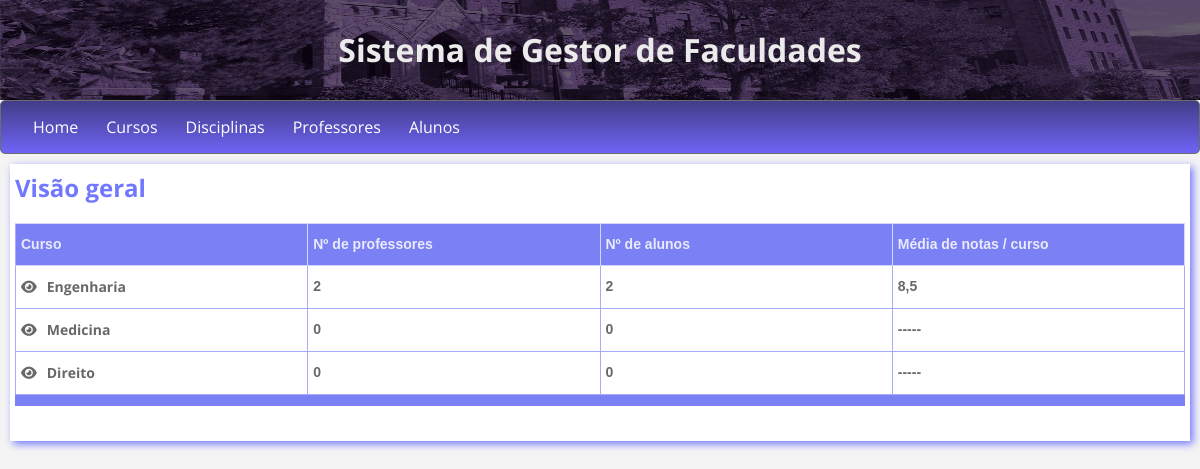
The page / on the database its author committed.
### cursos/models.py (models this page shows, shortened)
class Curso(models.Model):
    nome = models.CharField(max_length=50)

### cursos/views.py (the view)
# urls.py: path('',views.indexar, name='index'),
def indexar(request):
    cursos = Curso.objects.all()
    todos_professores = Professor.objects.all()
    todos_alunos = Aluno.objects.all()
    todas_notas = Nota.objects.all()
    contexto = {
        'chave_cursos' : cursos,
        'chave_professores' : todos_professores,
        'chave_alunos' : todos_alunos,
        'chave_notas' : todas_notas
    }
    return render(request, 'index.html', contexto)

### disciplinas/templatetags/custom_tags.py (called while the page is built)
@register.simple_tag
def get_professores(curso, chave_professores):
    count = 0
    for professor in chave_professores:
        if professor.disciplina:
            if professor.disciplina.curso == curso:
                count+=1
    if count:
        return count
    else:
        return 0

@register.simple_tag
def get_alunos(curso, chave_alunos):
    count = 0
    for aluno in chave_alunos:
        if aluno.curso == curso:
            count+=1
    if count:
        return count
    else:
        return 0

@register.simple_tag
def get_media_por_curso(curso, chave_notas):
    lista = []
    for nota in chave_notas:
        if nota.aluno.curso == curso:
            lista.append(nota.nota)
    if lista:
        return round(mean(lista), 1)
    else:
        return '-----'

### templates/index.html
{% extends 'base.html' %}
{% load static %}
{% load custom_tags %}
{% block content %}
<h2 class="titulo-1">Visão geral</h2>
<table class="tg">
    <colgroup>
    <col>
    </colgroup>
    <thead>
      <tr>
        <th style="border-left: 1px solid #a7abfc;" class="tg-y6cf">Curso</th>
        <th class="tg-y6cf">Nº de professores</th>
        <th class="tg-y6cf">Nº de alunos</th>
        <th class="tg-y6cf">Média de notas / curso</th>
      </tr>
    </thead>
    <tbody>
        {% if not chave_cursos %}
        <tr>
          <td class="tg-0lax"></td>
          <td class="tg-0lax"></td>
          <td class="tg-0lax"></td>
          <td class="tg-0lax"></td>
        </tr>
        {% else %}
          {% for curso in chave_cursos %}
          {% get_professores curso chave_professores as numero_professores %}
          {% get_alunos curso chave_alunos as numero_alunos %}
          {% get_media_por_curso curso chave_notas as media_notas_curso %}
            <tr>
              <td class="tg-0lax texto-tabela clear"> <a href="{% url 'entrando_curso' curso.id %}"> <i class="fas fa-eye visualizar"></i>{{curso.nome}} </a> </td>
              <td class="tg-0lax texto-tabela">{{numero_professores}}</td>
              <td class="tg-0lax texto-tabela">{{numero_alunos}}</td>
              <td class="tg-0lax texto-tabela">{{media_notas_curso}}</td>
            </tr>
          {% endfor %}
        {% endif %}
    </tbody>
    <tfoot class="tb-foot">
        <tr>
          <th class="tg-y6cf"></td>
          <th class="tg-y6cf"></td>
          <th class="tg-y6cf"></td>
          <th class="tg-y6cf"></td>
        </tr>
    </tfoot>
</table>
{% endblock %}

### static_dir/site.css (style rules this page uses)
body { margin: 0px; min-width: 368px; background-color: rgba(221, 221, 221, 0.308); }
* { box-sizing: border-box; font-family: 'Open Sans',sans-serif ; }
.clear a { text-decoration: none; color: #696868; }
h2 { display: block; font-size: 1.5em; margin-block-start: 0.83em; margin-block-end: 0.83em; margin-inline-start: 0px; margin-inline-end: 0px; font-weight: bold; }

### static_dir/css/corpo.css (style rules this page uses)
.titulo-1 { color: #7178fd; margin-top: 5px; }

### static_dir/css/tabelas.css (style rules this page uses)
.tg { border-collapse:collapse; border-spacing:0; table-layout: fixed; width: 100%; margin-bottom: 30px; }
.tg td { border-color:#a7abfc; border-style:solid; border-width:1px; font-family:Arial, sans-serif; font-size:14px; color: rgb(68, 68, 68); overflow:hidden; padding:10px 5px; word-break:normal; }
.tg th { border-color:#d4d6fa; border-style:solid; border-width:1px; font-family:Arial, sans-serif; font-size:14px; color: #e9ebfa; font-weight:bold; overflow:hidden; padding:10px 5px; word-break:normal; }
.tb-foot th { border-color:#7b81f5; border-style:solid; border-width:1px; font-family:Arial, sans-serif; font-size:14px; color: #ced0fd; font-weight:normal; overflow:hidden; padding:5px 2px; word-break:normal; }
.tg .tg-y6cf { background-color:#7b81f5; text-align:left; vertical-align:top }
.tg .tg-0lax { text-align:left; vertical-align:top }
.texto-tabela { color: #696868 !important; font-weight: bold; }
.visualizar { color: #696868; text-align: center !important; margin-right: 10px; }

### rows shown on the page
Curso: nome "Engenharia", numero_professores "2", numero_alunos "2", media_notas_curso "8,5"
Curso: nome "Medicina", numero_professores "0", numero_alunos "0", media_notas_curso "-----"
Curso: nome "Direito", numero_professores "0", numero_alunos "0", media_notas_curso "-----"
